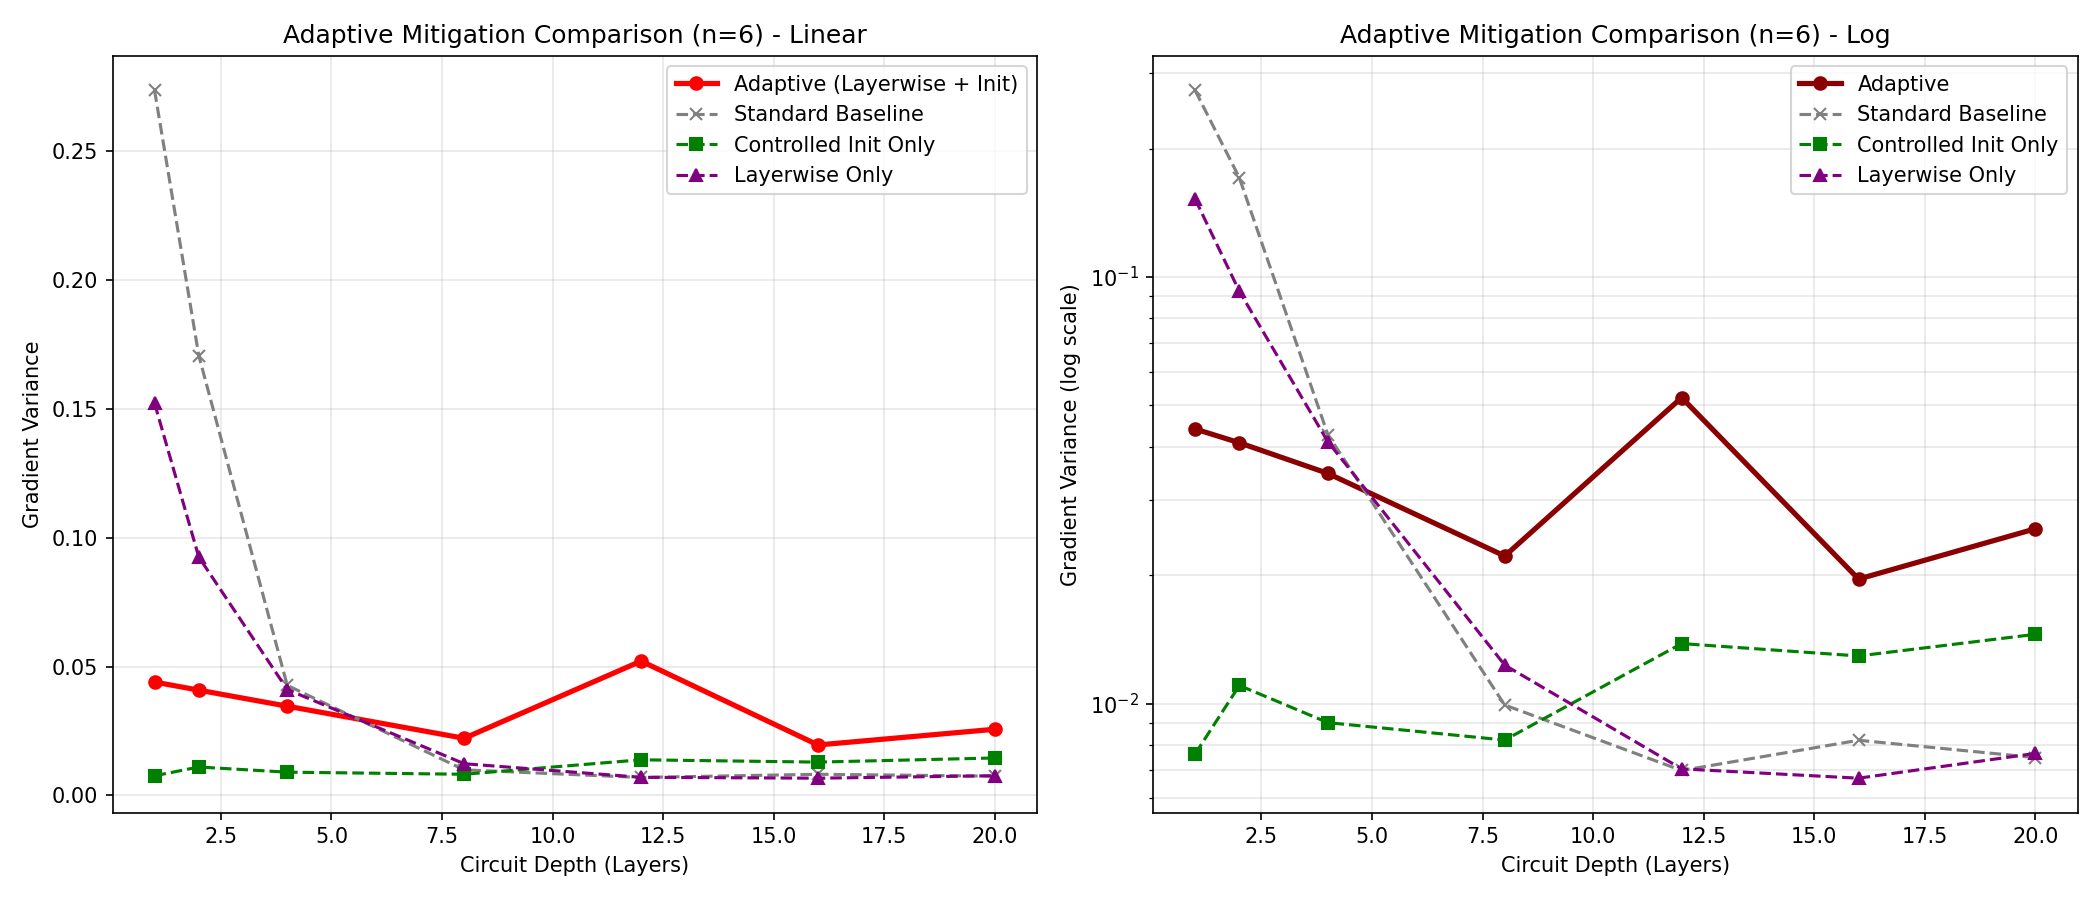

Source code (Python):
import csv
import time
import numpy as np
import matplotlib.pyplot as plt
from qiskit import QuantumCircuit
from qiskit.circuit import ParameterVector
from qiskit.quantum_info import Statevector, SparsePauliOp

np.random.seed(42)

N_EXPERIMENTS = 100
FIXED_QUBITS = 6
DEPTHS_TO_MEASURE = [1, 2, 4, 8, 12, 16, 20]
MAX_DEPTH = 20

LEARNING_RATE = 0.5
TRAIN_STEPS = 2
INIT_SIGMA = 0.1

def observable_for(n_qubits):
    return SparsePauliOp("I" * (n_qubits - 1) + "Z")

def run_adaptive_experiment():
    observable = observable_for(FIXED_QUBITS)
    gradients_at_depth = {d: [] for d in DEPTHS_TO_MEASURE}
    
    print("\n" + "=" * 50)
    print("PHASE 5: ADAPTIVE MITIGATION (Layer-wise + Normal Init)")
    print("=" * 50)
    print(f"Qubits: {FIXED_QUBITS}")
    print(f"Trials: {N_EXPERIMENTS}")
    print(f"Train Steps per Layer: {TRAIN_STEPS}")
    print(f"Learning Rate: {LEARNING_RATE}")
    print(f"Init Distribution: Normal(0, {INIT_SIGMA})")
    
    start_time = time.time()
    
    for trial in range(N_EXPERIMENTS):
        current_qc = QuantumCircuit(FIXED_QUBITS)
        
        for layer in range(1, MAX_DEPTH + 1):
            layer_theta = ParameterVector(f"theta_l{layer}", 3 * FIXED_QUBITS)
            idx = 0
            for q in range(FIXED_QUBITS):
                current_qc.rx(layer_theta[idx], q); idx += 1
                current_qc.ry(layer_theta[idx], q); idx += 1
                current_qc.rz(layer_theta[idx], q); idx += 1
            for q in range(FIXED_QUBITS - 1):
                current_qc.cx(q, q + 1)
                
            # ADAPTIVE CHANGE: Initialize new layer with Normal(0, 0.1) instead of Uniform
            new_params = np.random.normal(0, INIT_SIGMA, 3 * FIXED_QUBITS)
            
            for step in range(TRAIN_STEPS):
                layer_gradients = np.zeros(3 * FIXED_QUBITS)
                for i in range(3 * FIXED_QUBITS):
                    v_plus = new_params.copy()
                    v_plus[i] += np.pi / 2
                    cp = Statevector.from_instruction(current_qc.assign_parameters(dict(zip(layer_theta, v_plus)))).expectation_value(observable).real
                    
                    v_minus = new_params.copy()
                    v_minus[i] -= np.pi / 2
                    cm = Statevector.from_instruction(current_qc.assign_parameters(dict(zip(layer_theta, v_minus)))).expectation_value(observable).real
                    
                    layer_gradients[i] = (cp - cm) / 2
                
                new_params -= LEARNING_RATE * layer_gradients
                
            if layer in DEPTHS_TO_MEASURE:
                v_plus = new_params.copy()
                v_plus[0] += np.pi / 2
                cp = Statevector.from_instruction(current_qc.assign_parameters(dict(zip(layer_theta, v_plus)))).expectation_value(observable).real
                
                v_minus = new_params.copy()
                v_minus[0] -= np.pi / 2
                cm = Statevector.from_instruction(current_qc.assign_parameters(dict(zip(layer_theta, v_minus)))).expectation_value(observable).real
                
                grad = (cp - cm) / 2
                gradients_at_depth[layer].append(grad)
                
            current_qc = current_qc.assign_parameters(dict(zip(layer_theta, new_params)))
            
        if (trial + 1) % 10 == 0:
            elapsed = time.time() - start_time
            print(f"  Completed trial {trial + 1}/{N_EXPERIMENTS} ({elapsed:.1f}s)")

    depths = []
    means = []
    variances = []
    stds = []
    
    csv_filename = "results_adaptive_mitigation.csv"
    with open(csv_filename, mode='w', newline='') as file:
        writer = csv.writer(file)
        writer.writerow(["depth", "mean_gradient", "gradient_variance", "standard_deviation"])
        
        for d in DEPTHS_TO_MEASURE:
            grads = gradients_at_depth[d]
            mean_g = np.mean(grads)
            var_g = np.var(grads)
            std_g = np.std(grads)
            
            depths.append(d)
            means.append(mean_g)
            variances.append(var_g)
            stds.append(std_g)
            
            print(f"depth={d:2d}: mean={mean_g:.6e}, variance={var_g:.6e}, std={std_g:.6e}")
            writer.writerow([d, mean_g, var_g, std_g])
            
    print(f"\nSaved structured data to {csv_filename}")

    # Load comparison data
    baseline_var = []
    try:
        with open("results_baseline_depth.csv", "r") as file:
            reader = csv.DictReader(file)
            for row in reader:
                baseline_var.append(float(row["gradient_variance"]))
    except:
        pass
        
    layerwise_var = []
    try:
        with open("results_mitigation_layerwise_corrected.csv", "r") as file:
            reader = csv.DictReader(file)
            for row in reader:
                layerwise_var.append(float(row["gradient_variance"]))
    except:
        pass

    # Quick calculation of Controlled Init (across depths) to fulfill plotting requirement
    controlled_init_var = []
    print("\nCalculating Controlled Init data for plotting comparison...")
    for d in DEPTHS_TO_MEASURE:
        grads = []
        for _ in range(N_EXPERIMENTS):
            qc = QuantumCircuit(FIXED_QUBITS)
            theta = ParameterVector(f"t", 3 * FIXED_QUBITS * d)
            idx = 0
            for layer in range(d):
                for q in range(FIXED_QUBITS):
                    qc.rx(theta[idx], q); idx+=1
                    qc.ry(theta[idx], q); idx+=1
                    qc.rz(theta[idx], q); idx+=1
                for q in range(FIXED_QUBITS - 1):
                    qc.cx(q, q+1)
            
            rv = np.random.normal(0, INIT_SIGMA, 3 * FIXED_QUBITS * d)
            vp = rv.copy(); vp[0] += np.pi / 2
            cp = Statevector.from_instruction(qc.assign_parameters(vp)).expectation_value(observable).real
            vm = rv.copy(); vm[0] -= np.pi / 2
            cm = Statevector.from_instruction(qc.assign_parameters(vm)).expectation_value(observable).real
            grads.append((cp - cm) / 2)
        controlled_init_var.append(np.var(grads))

    # Calculate improvement factor
    print("\nIMPROVEMENT FACTOR (Adaptive / Baseline):")
    for i, d in enumerate(depths):
        if i < len(baseline_var):
            factor = variances[i] / baseline_var[i]
            print(f"Depth {d:2d}: {factor:.2f}x")

    fig, axes = plt.subplots(1, 2, figsize=(14, 6))
    
    axes[0].plot(depths, variances, "o-", color="red", linewidth=2.5, label="Adaptive (Layerwise + Init)")
    if baseline_var:
        axes[0].plot(depths, baseline_var, "x--", color="gray", linewidth=1.5, label="Standard Baseline")
    if controlled_init_var:
        axes[0].plot(depths, controlled_init_var, "s--", color="green", linewidth=1.5, label="Controlled Init Only")
    if layerwise_var:
        axes[0].plot(depths, layerwise_var, "^--", color="purple", linewidth=1.5, label="Layerwise Only")
        
    axes[0].set_xlabel("Circuit Depth (Layers)")
    axes[0].set_ylabel("Gradient Variance")
    axes[0].set_title(f"Adaptive Mitigation Comparison (n={FIXED_QUBITS}) - Linear")
    axes[0].legend()
    axes[0].grid(True, alpha=0.3)
    
    axes[1].semilogy(depths, variances, "o-", color="darkred", linewidth=2.5, label="Adaptive")
    if baseline_var:
        axes[1].semilogy(depths, baseline_var, "x--", color="gray", linewidth=1.5, label="Standard Baseline")
    if controlled_init_var:
        axes[1].semilogy(depths, controlled_init_var, "s--", color="green", linewidth=1.5, label="Controlled Init Only")
    if layerwise_var:
        axes[1].semilogy(depths, layerwise_var, "^--", color="purple", linewidth=1.5, label="Layerwise Only")
        
    axes[1].set_xlabel("Circuit Depth (Layers)")
    axes[1].set_ylabel("Gradient Variance (log scale)")
    axes[1].set_title(f"Adaptive Mitigation Comparison (n={FIXED_QUBITS}) - Log")
    axes[1].legend()
    axes[1].grid(True, which="both", alpha=0.3)
    
    fig.tight_layout()
    fig.savefig("adaptive_mitigation.png", dpi=150)
    print("\nSaved plot: adaptive_mitigation.png")

if __name__ == "__main__":
    run_adaptive_experiment()
